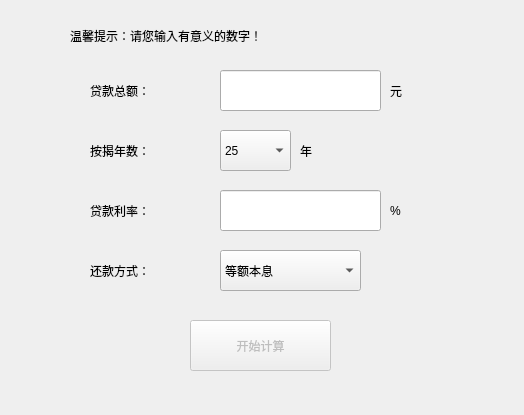
<?xml version="1.0" encoding="UTF-8"?>
<ui version="4.0">
 <class>shangyedaikuan2</class>
 <widget class="QWidget" name="shangyedaikuan2">
  <property name="geometry">
   <rect>
    <x>0</x>
    <y>0</y>
    <width>524</width>
    <height>415</height>
   </rect>
  </property>
  <property name="windowTitle">
   <string>根据贷款总额计算</string>
  </property>
  <widget class="QLabel" name="label_5">
   <property name="geometry">
    <rect>
     <x>390</x>
     <y>70</y>
     <width>54</width>
     <height>41</height>
    </rect>
   </property>
   <property name="text">
    <string>元</string>
   </property>
  </widget>
  <widget class="QLabel" name="label_6">
   <property name="geometry">
    <rect>
     <x>300</x>
     <y>130</y>
     <width>54</width>
     <height>41</height>
    </rect>
   </property>
   <property name="text">
    <string>年</string>
   </property>
  </widget>
  <widget class="QLabel" name="label_8">
   <property name="geometry">
    <rect>
     <x>390</x>
     <y>190</y>
     <width>54</width>
     <height>41</height>
    </rect>
   </property>
   <property name="text">
    <string>%</string>
   </property>
  </widget>
  <widget class="QPushButton" name="pushButton_kaishiJisuan">
   <property name="enabled">
    <bool>false</bool>
   </property>
   <property name="geometry">
    <rect>
     <x>190</x>
     <y>320</y>
     <width>141</width>
     <height>51</height>
    </rect>
   </property>
   <property name="text">
    <string>开始计算</string>
   </property>
  </widget>
  <widget class="QLabel" name="label_4">
   <property name="geometry">
    <rect>
     <x>90</x>
     <y>250</y>
     <width>101</width>
     <height>41</height>
    </rect>
   </property>
   <property name="text">
    <string>还款方式：</string>
   </property>
  </widget>
  <widget class="QComboBox" name="comboBox_huankuanFangshi">
   <property name="geometry">
    <rect>
     <x>220</x>
     <y>250</y>
     <width>141</width>
     <height>41</height>
    </rect>
   </property>
   <item>
    <property name="text">
     <string>等额本息</string>
    </property>
   </item>
   <item>
    <property name="text">
     <string>等额本金</string>
    </property>
   </item>
  </widget>
  <widget class="QLabel" name="label_3">
   <property name="geometry">
    <rect>
     <x>90</x>
     <y>190</y>
     <width>101</width>
     <height>41</height>
    </rect>
   </property>
   <property name="text">
    <string>贷款利率：</string>
   </property>
  </widget>
  <widget class="QLineEdit" name="lineEdit_daikuanLilv">
   <property name="geometry">
    <rect>
     <x>220</x>
     <y>190</y>
     <width>161</width>
     <height>41</height>
    </rect>
   </property>
  </widget>
  <widget class="QComboBox" name="comboBox_anjieNianshu">
   <property name="geometry">
    <rect>
     <x>220</x>
     <y>130</y>
     <width>71</width>
     <height>41</height>
    </rect>
   </property>
   <item>
    <property name="text">
     <string>25</string>
    </property>
   </item>
   <item>
    <property name="text">
     <string>24</string>
    </property>
   </item>
   <item>
    <property name="text">
     <string>23</string>
    </property>
   </item>
   <item>
    <property name="text">
     <string>22</string>
    </property>
   </item>
   <item>
    <property name="text">
     <string>21</string>
    </property>
   </item>
   <item>
    <property name="text">
     <string>20</string>
    </property>
   </item>
   <item>
    <property name="text">
     <string>19</string>
    </property>
   </item>
   <item>
    <property name="text">
     <string>18</string>
    </property>
   </item>
   <item>
    <property name="text">
     <string>17</string>
    </property>
   </item>
   <item>
    <property name="text">
     <string>16</string>
    </property>
   </item>
   <item>
    <property name="text">
     <string>15</string>
    </property>
   </item>
   <item>
    <property name="text">
     <string>14</string>
    </property>
   </item>
   <item>
    <property name="text">
     <string>13</string>
    </property>
   </item>
   <item>
    <property name="text">
     <string>12</string>
    </property>
   </item>
   <item>
    <property name="text">
     <string>11</string>
    </property>
   </item>
   <item>
    <property name="text">
     <string>10</string>
    </property>
   </item>
   <item>
    <property name="text">
     <string>9</string>
    </property>
   </item>
   <item>
    <property name="text">
     <string>8</string>
    </property>
   </item>
   <item>
    <property name="text">
     <string>7</string>
    </property>
   </item>
   <item>
    <property name="text">
     <string>6</string>
    </property>
   </item>
   <item>
    <property name="text">
     <string>5</string>
    </property>
   </item>
   <item>
    <property name="text">
     <string>4</string>
    </property>
   </item>
   <item>
    <property name="text">
     <string>3</string>
    </property>
   </item>
   <item>
    <property name="text">
     <string>2</string>
    </property>
   </item>
   <item>
    <property name="text">
     <string>1</string>
    </property>
   </item>
  </widget>
  <widget class="QLabel" name="label_2">
   <property name="geometry">
    <rect>
     <x>90</x>
     <y>130</y>
     <width>101</width>
     <height>41</height>
    </rect>
   </property>
   <property name="text">
    <string>按揭年数：</string>
   </property>
  </widget>
  <widget class="QLineEdit" name="lineEdit_daikuanZonge">
   <property name="geometry">
    <rect>
     <x>220</x>
     <y>70</y>
     <width>161</width>
     <height>41</height>
    </rect>
   </property>
  </widget>
  <widget class="QLabel" name="label">
   <property name="geometry">
    <rect>
     <x>90</x>
     <y>70</y>
     <width>101</width>
     <height>41</height>
    </rect>
   </property>
   <property name="text">
    <string>贷款总额：</string>
   </property>
  </widget>
  <widget class="QLabel" name="label_7">
   <property name="geometry">
    <rect>
     <x>70</x>
     <y>20</y>
     <width>421</width>
     <height>31</height>
    </rect>
   </property>
   <property name="text">
    <string>温馨提示：请您输入有意义的数字！</string>
   </property>
  </widget>
 </widget>
 <resources/>
 <connections>
  <connection>
   <sender>lineEdit_daikuanZonge</sender>
   <signal>textChanged(QString)</signal>
   <receiver>shangyedaikuan2</receiver>
   <slot>on_text_changed()</slot>
   <hints>
    <hint type="sourcelabel">
     <x>211</x>
     <y>48</y>
    </hint>
    <hint type="destinationlabel">
     <x>295</x>
     <y>10</y>
    </hint>
   </hints>
  </connection>
  <connection>
   <sender>lineEdit_daikuanLilv</sender>
   <signal>textChanged(QString)</signal>
   <receiver>shangyedaikuan2</receiver>
   <slot>on_text_changed()</slot>
   <hints>
    <hint type="sourcelabel">
     <x>193</x>
     <y>114</y>
    </hint>
    <hint type="destinationlabel">
     <x>278</x>
     <y>79</y>
    </hint>
   </hints>
  </connection>
 </connections>
 <slots>
  <slot>on_text_changed()</slot>
 </slots>
</ui>
